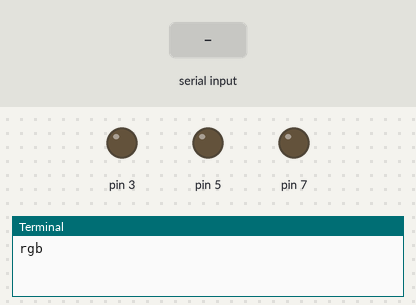
This program was run on a simulated Raspberry Pi (header pin numbers). On the bench: output pins drawn as LEDs (lit = HIGH), the last lines printed to the terminal. The inputs (shaded band) are chosen by the test bench.

Above: at 1.2 s.
1.3 s: "200" typed at the terminal
At 1.6 s:
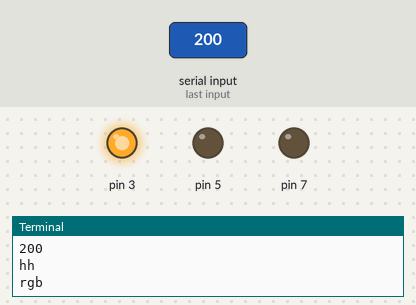
Timing chart, 0 to 4.3 s (numbered marks = the images above; inputs shaded):
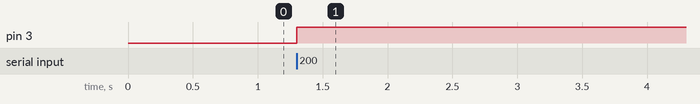

Measured:
- after the input at 1.3 s, pin 3: LOW → HIGH at once

The program:

rgb_led.py
```python
import RPi.GPIO as GPIO
import time

GPIO.setmode(GPIO.BOARD)
GPIO.setup(3 ,GPIO.OUT)
GPIO.setup(5 ,GPIO.OUT)
GPIO.setup(7 ,GPIO.OUT)

while (True):
        request=raw_input("rgb")
        if(len(request)==3):
                print "hh"
                GPIO.output(3 ,int(request[0]))
                GPIO.output(5 ,int(request[1]))
                GPIO.output(7 ,int(request[2]))
```
